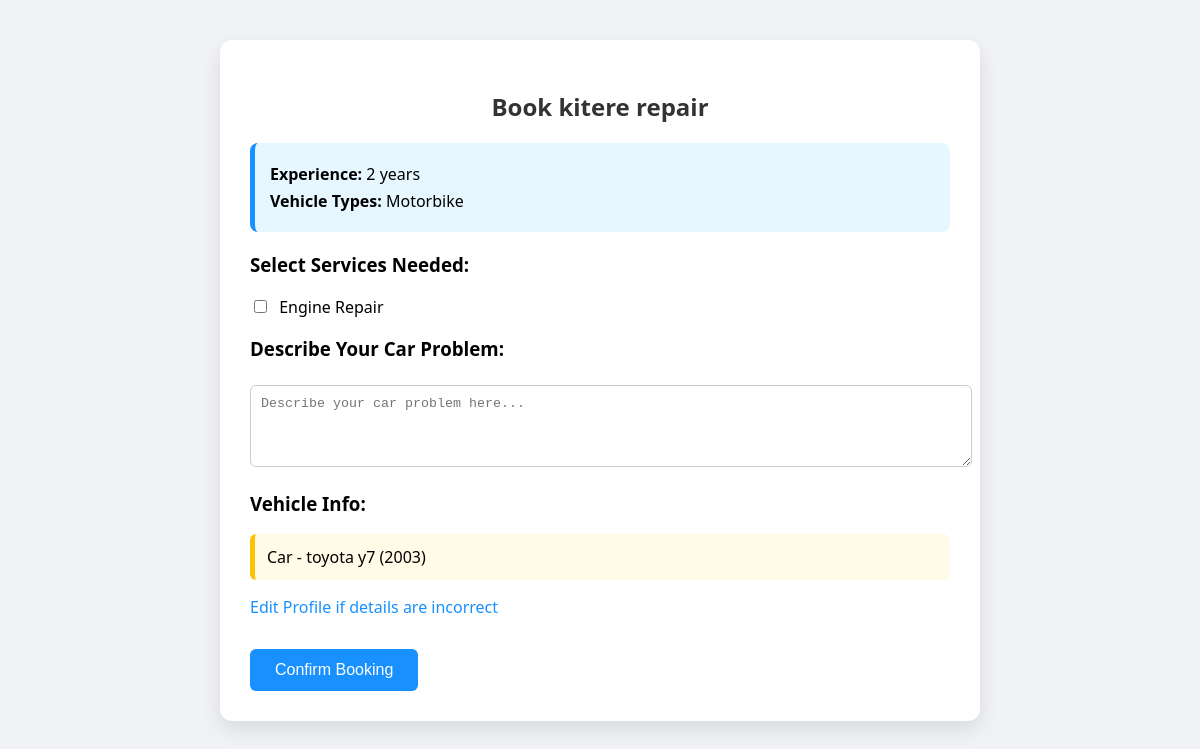
The app's page /forms/bookings/book_mechanic.php?mechanic_id=30 (signed in) with its own data.
### tables this page shows
CREATE TABLE `mechanics` (
  `id` int(11) NOT NULL,
  `user_id` int(11) NOT NULL,
  `garage_name` varchar(255) NOT NULL,
  `experience` int(11) NOT NULL,
  `certifications` text DEFAULT NULL,
  `vehicle_types` text NOT NULL,
  `services_offered` text NOT NULL,
  `latitude` decimal(9,6) NOT NULL,
  `longitude` decimal(9,6) NOT NULL,
  `availability` tinyint(1) DEFAULT 1,
  `created_at` datetime DEFAULT current_timestamp()
);

CREATE TABLE `drivers` (
  `id` int(11) NOT NULL,
  `user_id` int(11) NOT NULL,
  `vehicle_type` varchar(50) NOT NULL,
  `vehicle_make` varchar(50) NOT NULL,
  `vehicle_model` varchar(50) NOT NULL,
  `vehicle_year` year(4) NOT NULL,
  `service_preferences` text DEFAULT NULL,
  `created_at` datetime DEFAULT current_timestamp()
);

### forms/bookings/book_mechanic.php (the view, shortened to what this page needs)
<?php
require_once("../config.php");
$user_id = $_SESSION['user_id'];
$mechanic_id = intval($_GET['mechanic_id']);
$stmt = $conn->prepare("SELECT * FROM mechanics WHERE id = ?");
$stmt->bind_param("i", $mechanic_id);
$stmt->execute();
$result = $stmt->get_result();
$mechanic = $result->fetch_assoc();
$stmt = $conn->prepare("SELECT id, vehicle_type, vehicle_make, vehicle_model, vehicle_year FROM drivers WHERE user_id = ?");
$stmt->bind_param("i", $user_id);
$stmt->execute();
$result = $stmt->get_result();
$driver = $result->fetch_assoc();
$mechanic_services = explode(",", $mechanic['services_offered']);
?>
<!DOCTYPE html>
<html lang="en">
<head>
</head>
<body>
<div class="container">
    <h2>Book <?php echo htmlspecialchars($mechanic['garage_name']); ?></h2>
    <div class="mechanic-info">
        <p><strong>Experience:</strong> <?php echo htmlspecialchars($mechanic['experience']); ?> years</p>
        <p><strong>Vehicle Types:</strong> <?php echo htmlspecialchars($mechanic['vehicle_types']); ?></p>
    </div>
    <form method="POST" id="bookingForm">
        <h3>Select Services Needed:</h3>
        <?php foreach($mechanic_services as $service): ?>
            <label>
                <input type="checkbox" name="services[]" value="<?php echo trim($service); ?>">
                <?php echo trim($service); ?>
            </label>
        <?php endforeach; ?>
        <h3>Describe Your Car Problem:</h3>
        <textarea name="problem_description" rows="4" placeholder="Describe your car problem here..."></textarea>
        <h3>Vehicle Info:</h3>
        <div class="vehicle-info">
            <?php echo htmlspecialchars($driver['vehicle_type'] . ' - ' . $driver['vehicle_make'] . ' ' . $driver['vehicle_model'] . ' (' . $driver['vehicle_year'] . ')'); ?>
        </div>
        <p><a href="/mechanics_tracer/forms/profile/driver_profile.php" class="edit-profile">Edit Profile if details are incorrect</a></p>
        <button type="submit">Confirm Booking</button>
    </form>
</div>
</body>
</html>

### forms/bookings/book_mechanic.php (style rules this page uses)
body { font-family: 'Segoe UI', Tahoma, Geneva, Verdana, sans-serif; background: #f0f2f5; margin: 0; padding: 0; }
.container { max-width: 700px; margin: 40px auto; background: #fff; padding: 30px; border-radius: 12px; box-shadow: 0 8px 20px rgba(0,0,0,0.1); }
h2 { color: #333; text-align: center; }
.mechanic-info { background: #e6f7ff; padding: 15px; border-radius: 8px; margin-bottom: 20px; border-left: 5px solid #1890ff; }
.mechanic-info p { margin: 5px 0; }
label { display: block; margin: 8px 0; font-weight: 500; }
input[type="text"], textarea { width: 100%; padding: 10px; border-radius: 6px; border: 1px solid #ccc; margin-top: 5px; }
input[type="checkbox"] { margin-right: 8px; }
button { background: #1890ff; color: #fff; border: none; padding: 12px 25px; border-radius: 6px; font-size: 16px; cursor: pointer; margin-top: 15px; transition: background 0.3s; }
.vehicle-info { background: #fffbe6; padding: 12px; border-left: 5px solid #ffc107; border-radius: 6px; margin: 15px 0; }
a.edit-profile { color: #1890ff; font-weight: 500; text-decoration: none; }

### records on screen
mechanics: garage_name "kitere repair", experience "2", vehicle_types "Motorbike", services_offered "Engine Repair"
drivers: vehicle_type+vehicle_make+vehicle_model "Car - toyota y7 (2003)"
